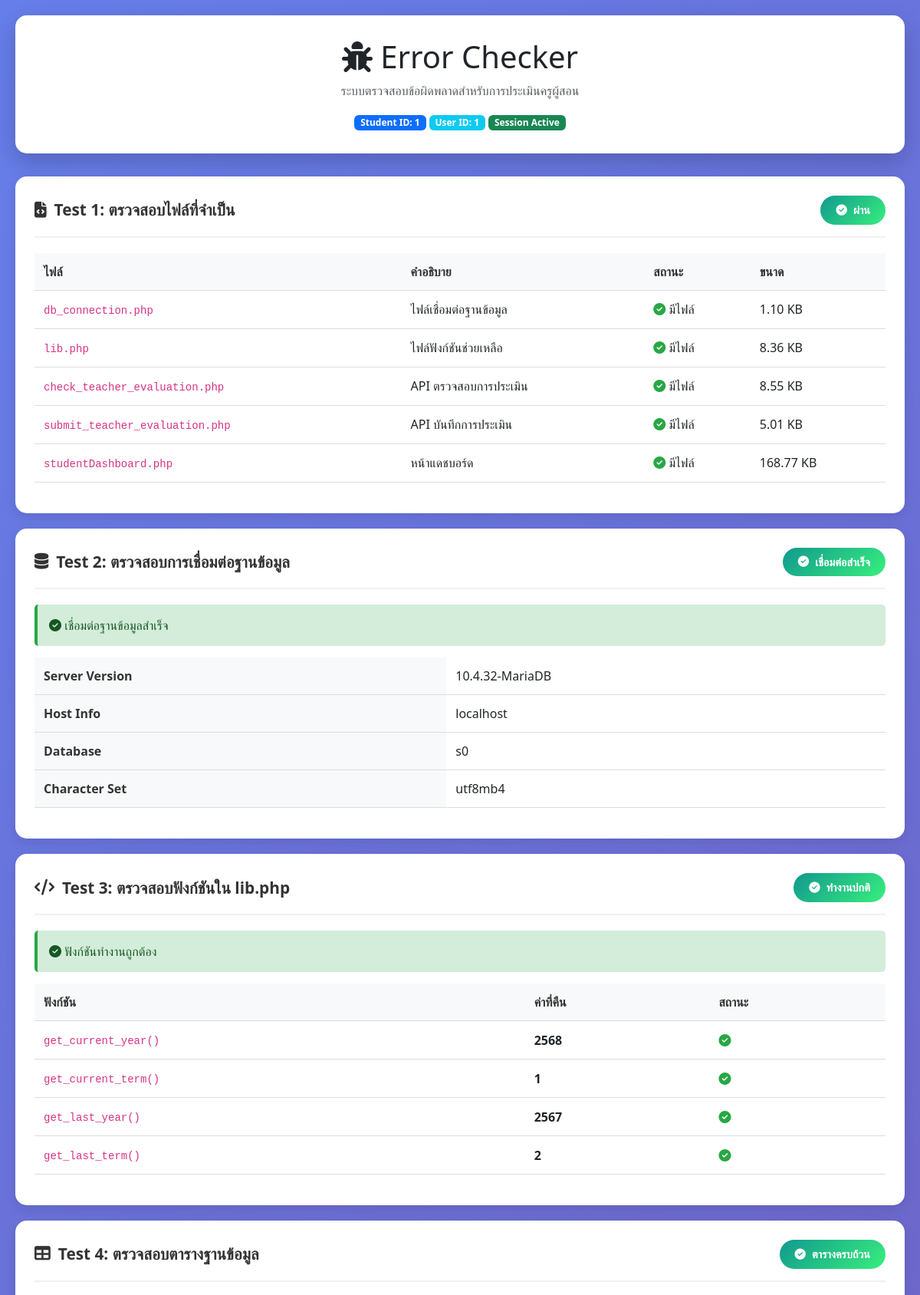
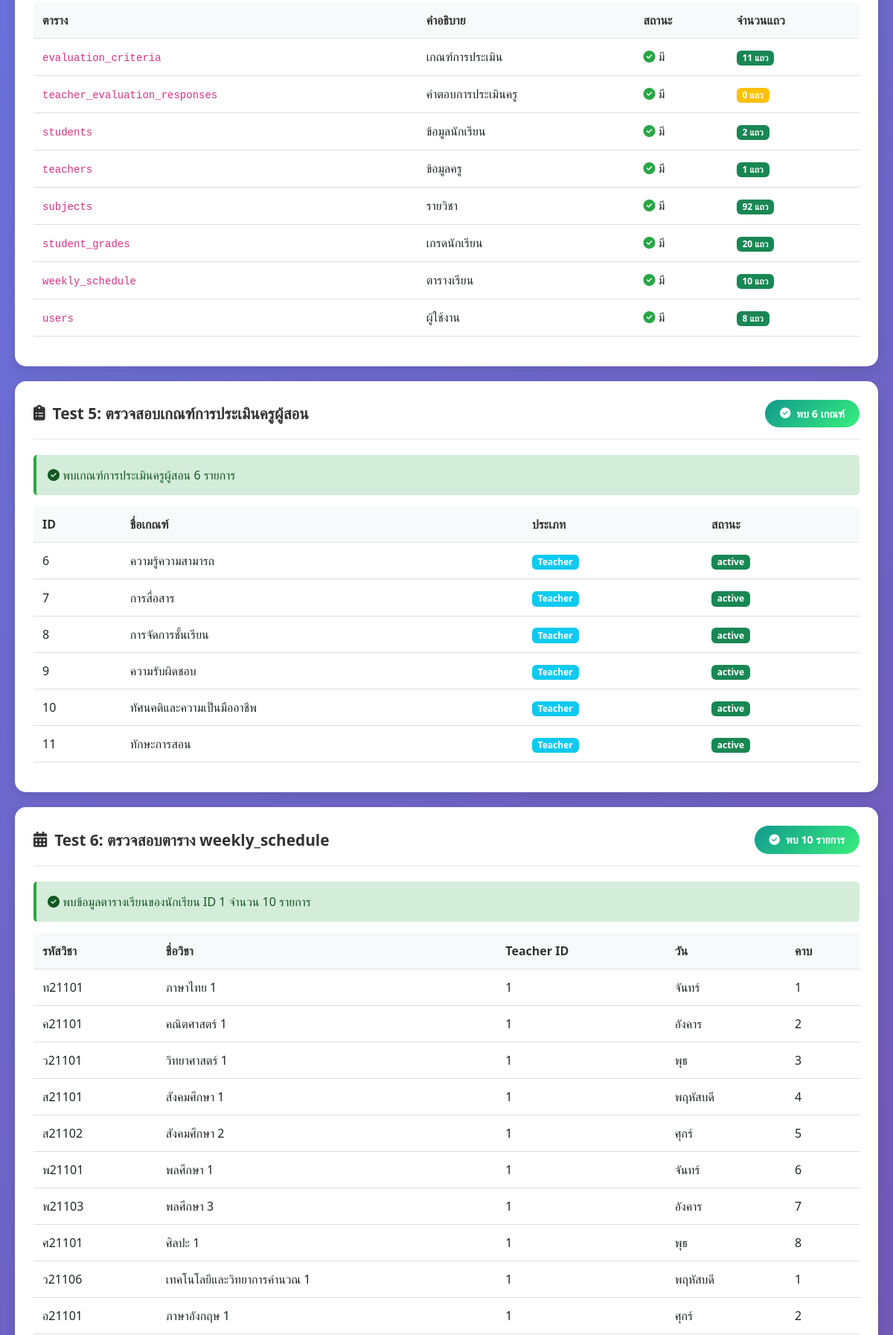
Page /error_checker.php (upper part) on the committed database (2 pictures, top to bottom).
### tables this page shows
CREATE TABLE `site_config` (
  `config_id` int(11) NOT NULL,
  `config_name` varchar(100) NOT NULL,
  `config_value` text NOT NULL,
  `status` enum('active','inactive') DEFAULT 'active',
  `created_at` datetime DEFAULT CURRENT_TIMESTAMP,
  `updated_at` datetime DEFAULT CURRENT_TIMESTAMP ON UPDATE CURRENT_TIMESTAMP
);

CREATE TABLE `evaluation_criteria` (
  `criterion_id` int(11) NOT NULL,
  `criterion_name` varchar(255) NOT NULL,
  `category` enum('Teacher','Advisor') NOT NULL,
  `status` enum('active','inactive') NOT NULL DEFAULT 'active',
  `created_at` timestamp NOT NULL DEFAULT CURRENT_TIMESTAMP,
  `updated_at` timestamp NOT NULL DEFAULT CURRENT_TIMESTAMP ON UPDATE CURRENT_TIMESTAMP
);

CREATE TABLE `weekly_schedule` (
  `schedule_id` int(11) NOT NULL,
  `student_id` int(11) NOT NULL,
  `subject_id` int(11) NOT NULL,
  `teacher_id` int(11) NOT NULL,
  `day_of_week` enum('จันทร์','อังคาร','พุธ','พฤหัสบดี','ศุกร์') NOT NULL,
  `period_number` tinyint(4) NOT NULL,
  `room_id` int(11) NOT NULL
);

CREATE TABLE `subjects` (
  `subject_id` int(11) NOT NULL,
  `subject_code` varchar(20) NOT NULL,
  `subject_name` varchar(100) NOT NULL,
  `credits` decimal(3,1) NOT NULL,
  `description` text,
  `grade_level` enum('ม.1','ม.2','ม.3','ม.4','ม.5','ม.6') NOT NULL,
  `area_id` int(11) NOT NULL,
  `created_at` timestamp NOT NULL DEFAULT CURRENT_TIMESTAMP,
  `updated_at` timestamp NOT NULL DEFAULT CURRENT_TIMESTAMP ON UPDATE CURRENT_TIMESTAMP
);

### error_checker.php (the view, shortened to what the rows shown need)
<!DOCTYPE html>
<html lang="th">
<head>
    <link href="https://cdnjs.cloudflare.com/ajax/libs/bootstrap/5.3.0/css/bootstrap.min.css" rel="stylesheet">
    <link href="https://cdnjs.cloudflare.com/ajax/libs/font-awesome/6.4.0/css/all.min.css" rel="stylesheet">
</head>
<body>
    <div class="error-container">
        <div class="header-section">
            <h1><i class="fas fa-bug"></i> Error Checker</h1>
        </div>
        <?php
    $failed_tests = 0;
    function renderStatusBadge($status, $message) {
        $icons = [
            'success' => 'fa-check-circle',
            'error' => 'fa-times-circle',
            'warning' => 'fa-exclamation-triangle',
            'info' => 'fa-info-circle'
        ];
        $icon = $icons[$status] ?? 'fa-question-circle';
        return "<span class='status-badge status-{$status}'><i class='fas {$icon}'></i> {$message}</span>";
    }
    function renderMessage($type, $message) {
        return "<div class='{$type}-message'><i class='fas fa-" .
               ($type === 'error' ? 'times' : ($type === 'success' ? 'check' : ($type === 'warning' ? 'exclamation-triangle' : 'info'))) .
               "-circle'></i> {$message}</div>";
    }
    ?>
    <div class="test-card">
        <table class="details-table">
            <thead>
                <tr>
                    <th>ไฟล์</th>
                    <th>คำอธิบาย</th>
                    <th>สถานะ</th>
                    <th>ขนาด</th>
                </tr>
            </thead>
        </table>
    </div>
    <div class="test-card">
            <?php
            $conn = null;
            ?>
        <?php if ($conn && mysqli_ping($conn)): ?>
            <?= renderMessage('success', 'เชื่อมต่อฐานข้อมูลสำเร็จ') ?>
            <table class="details-table">
                <tr>
                    <th>Server Version</th>
                </tr>
                <tr>
                    <th>Host Info</th>
                </tr>
                <tr>
                    <th>Database</th>
                </tr>
                <tr>
                    <th>Character Set</th>
                </tr>
            </table>
        <?php endif; ?>
    </div>
    <div class="test-card">
            <?php
            $lib_functions_work = false;
            try {
                if (file_exists('lib.php')) {
                    include_once('lib.php');
                    $all_functions_exist = true;
                    if ($all_functions_exist) {
                        $current_year = get_current_year();
                        $current_term = get_current_term();
                        $last_year = get_last_year();
                        $last_term = get_last_term();
                        if ($current_year && $current_term && $last_year && $last_term) {
                            $lib_functions_work = true;
                        } else {
                            $failed_tests++;
                            echo renderStatusBadge('error', 'ฟังก์ชันคืนค่าไม่ถูกต้อง');
                        }
                    } else {
                        $failed_tests++;
                        echo renderStatusBadge('error', 'ฟังก์ชันไม่ครบ');
                    }
                } else {
                    $failed_tests++;
                    echo renderStatusBadge('error', 'ไม่พบไฟล์ lib.php');
                }
            } catch (Exception $e) {
                $failed_tests++;
                $lib_error = $e->getMessage();
                echo renderStatusBadge('error', 'เกิดข้อผิดพลาด');
            }
            ?>
        <?php if ($lib_functions_work): ?>
            <?= renderMessage('success', 'ฟังก์ชันทำงานถูกต้อง') ?>
            <table class="details-table">
                <tr>
                    <th>ฟังก์ชัน</th>
                    <th>ค่าที่คืน</th>
                    <th>สถานะ</th>
                </tr>
                <tr>
                    <td><code>get_current_year()</code></td>
                    <td><strong><?= $current_year ?></strong></td>
                    <td><i class="fas fa-check-circle icon-check"></i></td>
                </tr>
                <tr>
                    <td><code>get_current_term()</code></td>
                    <td><strong><?= $current_term ?></strong></td>
                    <td><i class="fas fa-check-circle icon-check"></i></td>
                </tr>
                <tr>
                    <td><code>get_last_year()</code></td>
                    <td><strong><?= $last_year ?></strong></td>
                    <td><i class="fas fa-check-circle icon-check"></i></td>
                </tr>
                <tr>
                    <td><code>get_last_term()</code></td>
                    <td><strong><?= $last_term ?></strong></td>
                    <td><i class="fas fa-check-circle icon-check"></i></td>
                </tr>
            </table>
        <?php endif; ?>
    </div>
    <?php if ($conn && mysqli_ping($conn)): ?>
    <div class="test-card">
        <table class="details-table">
            <thead>
                <tr>
                    <th>ตาราง</th>
                    <th>คำอธิบาย</th>
                    <th>สถานะ</th>
                    <th>จำนวนแถว</th>
                </tr>
            </thead>
        </table>
    </div>
    <div class="test-card">
            <?php
            $sql = "SELECT * FROM evaluation_criteria WHERE category = 'Teacher' AND status = 'active'";
            $result = mysqli_query($conn, $sql);
            $criteria_count = 0;
            $criteria = [];
            if ($result) {
                $criteria_count = mysqli_num_rows($result);
                while ($row = mysqli_fetch_assoc($result)) {
                    $criteria[] = $row;
                }
            }
            ?>
        <?php if ($criteria_count > 0): ?>
            <table class="details-table">
                <thead>
                    <tr>
                        <th>ID</th>
                        <th>ชื่อเกณฑ์</th>
                        <th>ประเภท</th>
                        <th>สถานะ</th>
                    </tr>
                </thead>
                <tbody>
                    <?php foreach ($criteria as $c): ?>
                    <tr>
                        <td><?= $c['criterion_id'] ?></td>
                        <td><?= htmlspecialchars($c['criterion_name']) ?></td>
                        <td><span class="badge bg-info"><?= $c['category'] ?></span></td>
                        <td><span class="badge bg-success"><?= $c['status'] ?></span></td>
                    </tr>
                    <?php endforeach; ?>
                </tbody>
            </table>
<?php endif; ?>
</div>
    <div class="test-card">
            <?php
            $student_id = $_SESSION['student_id'];
            $sql = "SELECT COUNT(*) as c FROM weekly_schedule WHERE student_id = $student_id";
            $result = mysqli_query($conn, $sql);
            $schedule_count = 0;
            if ($result) {
                $schedule_count = mysqli_fetch_assoc($result)['c'];
            }
            ?>
        <?php if ($schedule_count > 0): ?>
            <?php
            $sql = "SELECT ws.*, s.subject_code, s.subject_name
                    FROM weekly_schedule ws
                    INNER JOIN subjects s ON ws.subject_id = s.subject_id
                    WHERE ws.student_id = $student_id
                    LIMIT 10";
            $result = mysqli_query($conn, $sql);
?>
<table class="details-table">
<thead>
<tr>
<th>รหัสวิชา</th>
<th>ชื่อวิชา</th>
<th>Teacher ID</th>
<th>วัน</th>
<th>คาบ</th>
</tr>
</thead>
<tbody>
<?php while ($row = mysqli_fetch_assoc($result)): ?>
<tr>
<td><?= $row['subject_code'] ?></td>
<td><?= htmlspecialchars($row['subject_name']) ?></td>
<td><?= $row['teacher_id'] ?></td>
<td><?= $row['day_of_week'] ?></td>
<td><?= $row['period_number'] ?></td>
</tr>
<?php endwhile; ?>
</tbody>
</table>
<?php endif; ?>
</div>
    <?php endif;  ?>
</div>
</body>
</html>

### rows in the picture
site_config: config_value "2568"
site_config: config_value "1"
site_config: config_value "2567"
site_config: config_value "2"
evaluation_criteria: criterion_id "6", criterion_name "ความรู้ความสามารถ", category "Teacher", status "active"
evaluation_criteria: criterion_id "7", criterion_name "การสื่อสาร", category "Teacher", status "active"
evaluation_criteria: criterion_id "8", criterion_name "การจัดการชั้นเรียน", category "Teacher", status "active"
evaluation_criteria: criterion_id "9", criterion_name "ความรับผิดชอบ", category "Teacher", status "active"
evaluation_criteria: criterion_id "10", criterion_name "ทัศนคติและความเป็นมืออาชีพ", category "Teacher", status "active"
evaluation_criteria: criterion_id "11", criterion_name "ทักษะการสอน", category "Teacher", status "active"
weekly_schedule: subject.subject_code "ท21101", subject.subject_name "ภาษาไทย 1", teacher "1", day_of_week "จันทร์", period_number "1"
weekly_schedule: subject.subject_code "ค21101", subject.subject_name "คณิตศาสตร์ 1", teacher "1", day_of_week "อังคาร", period_number "2"
weekly_schedule: subject.subject_code "ว21101", subject.subject_name "วิทยาศาสตร์ 1", teacher "1", day_of_week "พุธ", period_number "3"
weekly_schedule: subject.subject_code "ส21101", subject.subject_name "สังคมศึกษา 1", teacher "1", day_of_week "พฤหัสบดี", period_number "4"
weekly_schedule: subject.subject_code "ส21102", subject.subject_name "สังคมศึกษา 2", teacher "1", day_of_week "ศุกร์", period_number "5"
weekly_schedule: subject.subject_code "พ21101", subject.subject_name "พลศึกษา 1", teacher "1", day_of_week "จันทร์", period_number "6"
weekly_schedule: subject.subject_code "พ21103", subject.subject_name "พลศึกษา 3", teacher "1", day_of_week "อังคาร", period_number "7"
weekly_schedule: subject.subject_code "ศ21101", subject.subject_name "ศิลปะ 1", teacher "1", day_of_week "พุธ", period_number "8"
weekly_schedule: subject.subject_code "ว21106", subject.subject_name "เทคโนโลยีและวิทยาการคำนวณ 1", teacher "1", day_of_week "พฤหัสบดี", period_number "1"
weekly_schedule: subject.subject_code "อ21101", subject.subject_name "ภาษาอังกฤษ 1", teacher "1", day_of_week "ศุกร์", period_number "2"

### other values in the picture
$_SESSION['student_id'] "1"
$_SESSION['user_id'] "1"
$message "ผ่าน เชื่อมต่อสำเร็จ ทำงานปกติ ตารางครบถ้วน พบ 6 เกณฑ์ พบ 10 รายการ"
$file "db_connection.php"
$desc "ไฟล์เชื่อมต่อฐานข้อมูล"
filesize($file) / 1024 "1.10"
$file "lib.php"
$desc "ไฟล์ฟังก์ชันช่วยเหลือ"
filesize($file) / 1024 "8.36"
$file "check_teacher_evaluation.php"
$desc "API ตรวจสอบการประเมิน"
filesize($file) / 1024 "8.55"
$file "submit_teacher_evaluation.php"
$desc "API บันทึกการประเมิน"
filesize($file) / 1024 "5.01"
